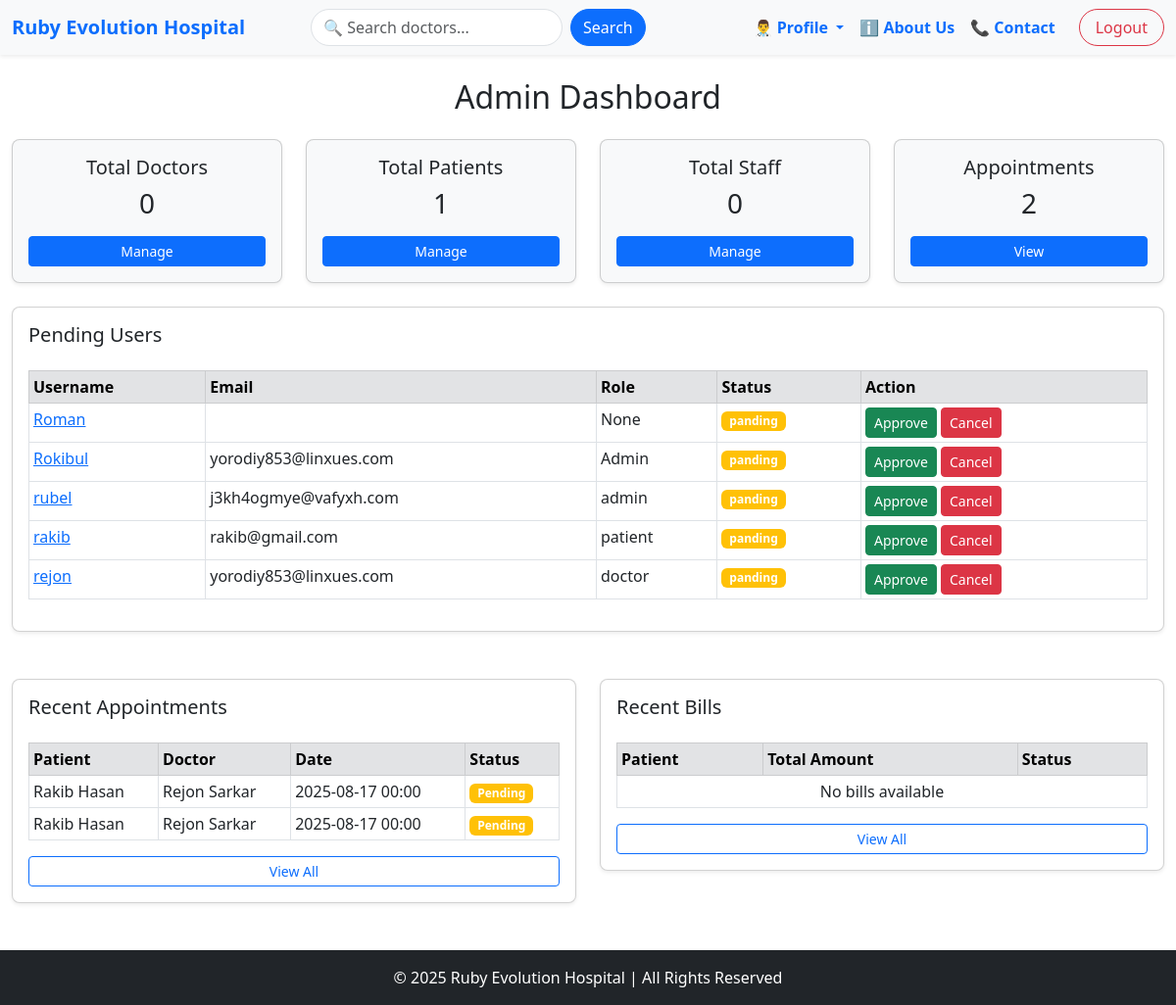
Page /accounts/adminDashboard/ (signed in) on the earlier database version.
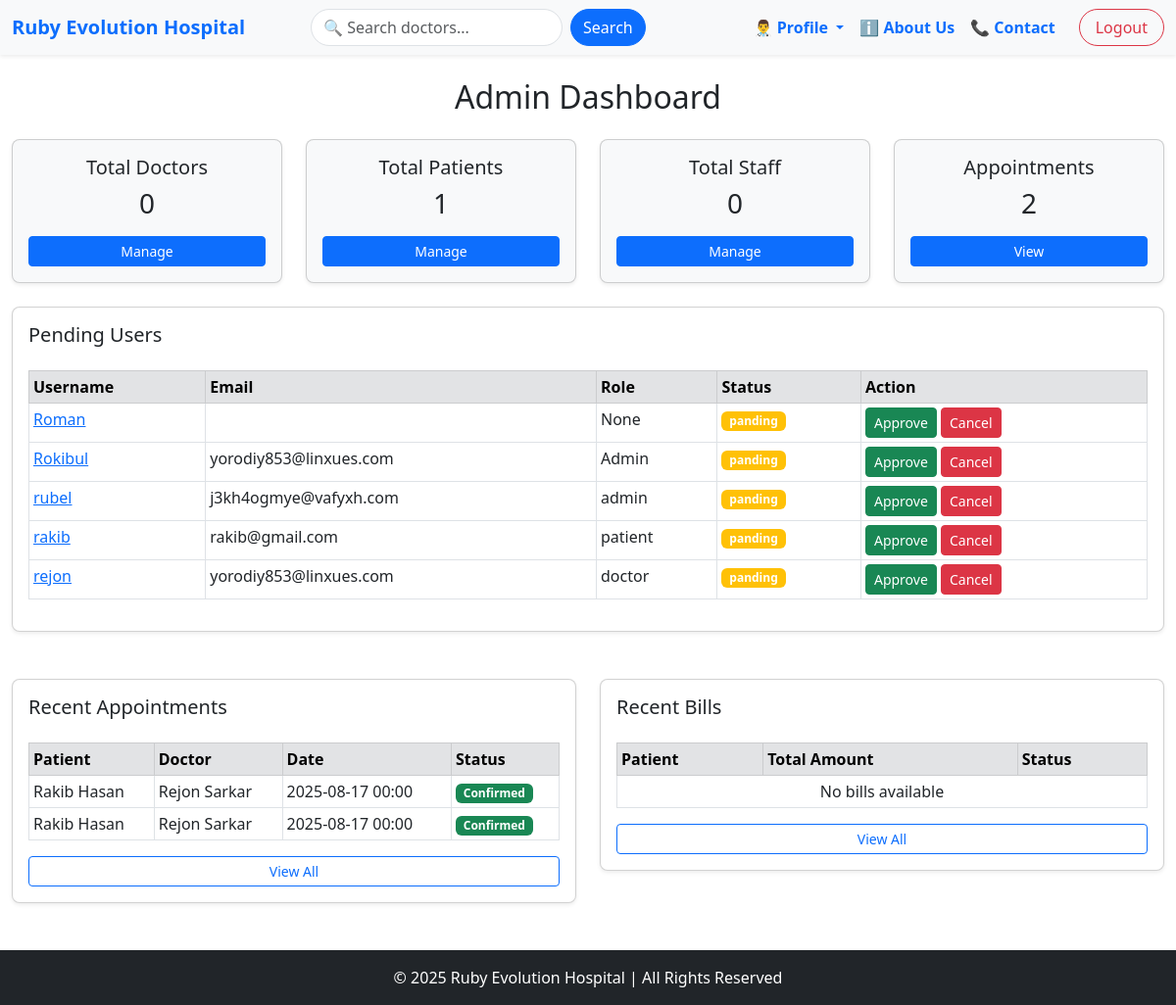
Same page on the later database version.
### appointment/models.py (models this page shows, shortened)
class Appointment(models.Model):
    STATUS_CHOICES = [
        ('Pending', 'Pending'),
        ('Confirmed', 'Confirmed'),
        ('Completed', 'Completed'),
        ('Cancelled', 'Cancelled'),
    ]
    patient = models.ForeignKey(PatientProfile, on_delete=models.CASCADE)
    doctor = models.ForeignKey(DoctorProfile, on_delete=models.CASCADE)
    appointment_date = models.DateTimeField()
    status = models.CharField(max_length=20, choices=STATUS_CHOICES, default='Pending')
    notes = models.TextField(null=True, blank=True)
    created_at = models.DateTimeField(auto_now_add=True)

### accounts/models.py (models this page shows, shortened)
class PatientProfile(models.Model):
    BLOOD_GROUP_CHOICES = [
        ('A+', 'A+'), ('A-', 'A-'),
        ('B+', 'B+'), ('B-', 'B-'),
        ('O+', 'O+'), ('O-', 'O-'),
        ('AB+', 'AB+'), ('AB-', 'AB-'),
    ]
    STATUS_CHOICES = [
        ('Outpatient', 'Outpatient'),
        ('Inpatient', 'Inpatient'),
        ('Discharged', 'Discharged'),
    ]
    GENDER_CHOICES = [
        ('Male', 'Male'),
        ('Female', 'Female'),
        ('Other', 'Other'),
    ]
    user = models.OneToOneField(CustomUser, on_delete=models.CASCADE)
    profile_picture = models.ImageField(upload_to='patient_profiles/', null=True, blank=True)
    date_of_birth = models.DateField(null=True, blank=True)
    gender = models.CharField(max_length=10, choices=GENDER_CHOICES, null=True, blank=True)
    contact_number = models.CharField(max_length=15, null=True, blank=True)
    address = models.TextField(null=True, blank=True)
    blood_group = models.CharField(max_length=3, choices=BLOOD_GROUP_CHOICES, null=True, blank=True)
    allergies = models.TextField(null=True, blank=True)
    emergency_contact_number = models.CharField(max_length=15, null=True, blank=True)
    status = models.CharField(max_length=20, choices=STATUS_CHOICES, default='Outpatient')

class CustomUser(AbstractUser):
    ROLE_CHOICES = (
        ('admin', 'Admin'),
        ('doctor', 'Doctor'),
        ('patient', 'Patient'),
        ('staff', 'Staff'),
    )
    CURRENT_STATUS = [
        ('apporved','Approved'),
        ('panding','Panding'),
        ('cancel','Cancel'),
    ]
    first_name = models.CharField(max_length=50,null=True)
    last_name = models.CharField(max_length=50,null=True)
    role = models.CharField(choices=ROLE_CHOICES, max_length=50,null=True, blank=True)
    current_status = models.CharField(choices=CURRENT_STATUS, max_length=50,default='panding')

class DoctorProfile(models.Model):
    DEPARTMENT_CHOICES = [
        ('Cardiology', 'Cardiology'),
        ('Neurology', 'Neurology'),
        ('Orthopedics', 'Orthopedics'),
        ('Pediatrics', 'Pediatrics'),
        ('General', 'General'),
        ('Dermatology', 'Dermatology'),
        ('Gynecology', 'Gynecology'),
    ]
    user = models.OneToOneField(CustomUser, on_delete=models.CASCADE,related_name='doctor')
    profile_picture = models.ImageField(upload_to='doctor_profiles/', null=True, blank=True)
    contact_number = models.CharField(max_length=15, null=True, blank=True)
    department = models.CharField(max_length=50, choices=DEPARTMENT_CHOICES, default='General')
    specialization = models.CharField(max_length=100, null=True, blank=True)
    qualification = models.CharField(max_length=200, null=True, blank=True)
    bio = models.TextField(null=True,blank=True)
    experience = models.PositiveIntegerField(default=0)
    consultation_fee = models.DecimalField(max_digits=8, decimal_places=2, default=0.00)
    availability_status = models.BooleanField(default=True)

### accounts/views.py (the view)
# urls.py: path('adminDashboard/', adminDashboard.as_view(), name='adminDashboard'),
class adminDashboard(LoginRequiredMixin,View):
    def get(self, request, *args, **kwargs):
        context = {
        "total_doctors": DoctorProfile.objects.filter(user__current_status='apporved').count(),
        "total_patients": PatientProfile.objects.count(),
        "total_staff": StaffProfile.objects.filter(user__current_status='apporved').count(),
        "total_appointments": Appointment.objects.count(),
        "recent_appointments": Appointment.objects.order_by('-created_at')[:5],
        "recent_bills": Billing.objects.order_by('-billDate')[:5],
        "panding_users": CustomUser.objects.filter(current_status="panding"),
    }
        return render(request, "admin/adminDashboard.html",context)

### accounts/templates/admin/adminDashboard.html (shortened to what the changed rows need)
{% extends "base.html" %}
{% load static %}
{% block content %}
<div class="container-fluid mt-4">
    <h2 class="mb-4 text-center">Admin Dashboard</h2>
    <div class="row mt-4">
        <div class="col-md-12">
            <div class="card shadow-sm p-3 rounded-3">
                <table class="table table-sm table-bordered mt-3">
                    <thead class="table-secondary">
                        <tr>
                            <th>Username</th>
                            <th>Email</th>
                            <th>Role</th>
                            <th>Status</th>
                            <th>Action</th>
                        </tr>
                    </thead>
                </table>
            </div>
        </div>
    </div>
    <div class="row mt-5">
        <div class="col-md-6">
            <div class="card shadow-sm p-3 rounded-3">
                <table class="table table-sm table-bordered mt-3">
                    <thead class="table-secondary">
                        <tr>
                            <th>Patient</th>
                            <th>Doctor</th>
                            <th>Date</th>
                            <th>Status</th>
                        </tr>
                    </thead>
                    <tbody>
                        {% for appt in recent_appointments %}
                        <tr>
                            <td>{{ appt.patient.user.get_full_name }}</td>
                            <td>{{ appt.doctor.user.get_full_name }}</td>
                            <td>{{ appt.appointment_date|date:"Y-m-d H:i" }}</td>
                            <td>
                                <span class="badge
                                    {% if appt.status == 'Confirmed' %} bg-success
                                    {% elif appt.status == 'Pending' %} bg-warning
                                    {% elif appt.status == 'Cancelled' %} bg-danger
                                    {% else %} bg-secondary {% endif %}">
                                    {{ appt.status }}
                                </span>
                            </td>
                        </tr>
                        {% empty %}
                        <tr><td colspan="4" class="text-center">No appointments found</td></tr>
                        {% endfor %}
                    </tbody>
                </table>
            </div>
        </div>
        <div class="col-md-6">
            <div class="card shadow-sm p-3 rounded-3">
                <table class="table table-sm table-bordered mt-3">
                    <thead class="table-secondary">
                        <tr>
                            <th>Patient</th>
                            <th>Total Amount</th>
                            <th>Status</th>
                        </tr>
                    </thead>
                </table>
            </div>
        </div>
    </div>
</div>
{% endblock %}

Differences in the rows shown:
changed Appointment (number 1 of 2 on the later page): status "Pending" → "Confirmed"
changed Appointment (number 2 of 2 on the later page): status "Pending" → "Confirmed"
